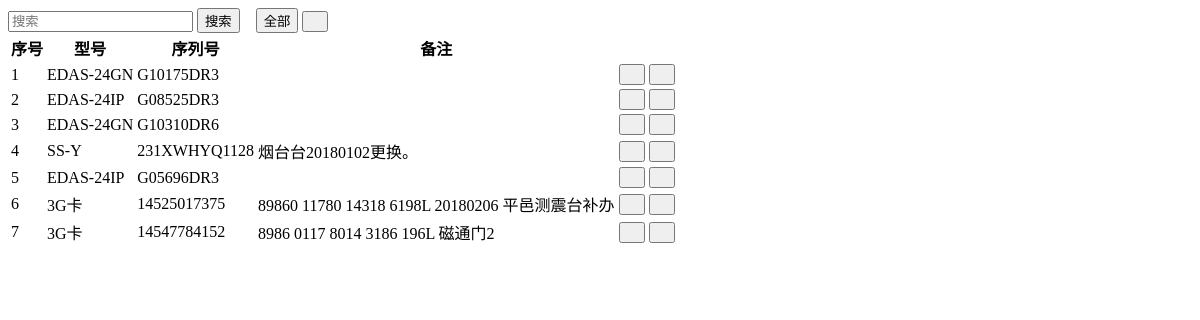
The page /deviceIndex/ (signed in) on the database as committed earlier.
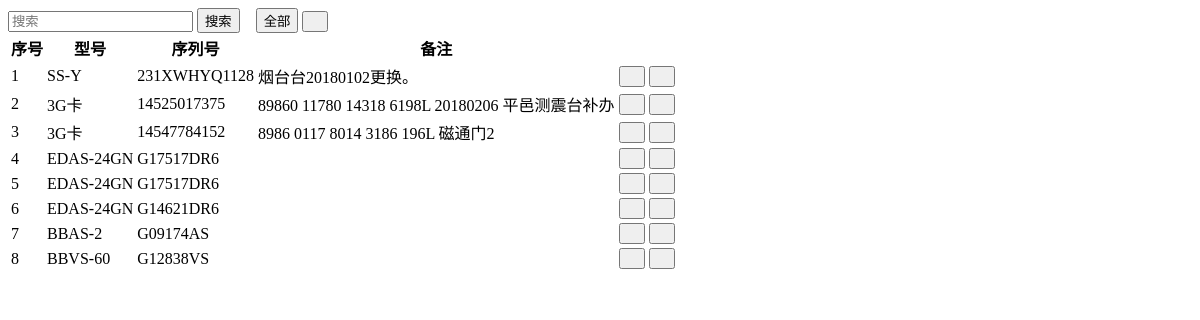
The same page on the database as committed later.
### manager/models.py (models this page shows, shortened)
class equipment(models.Model):
    equip_type = models.ForeignKey('equip_type',on_delete=models.CASCADE)
    serial_num = models.CharField(max_length=64,blank=True)
    note = models.TextField(max_length=256,default='',blank=True)
    class Meta:
        verbose_name = '设备列表'
        verbose_name_plural = '设备列表'

class equip_type(models.Model):
    model = models.CharField(max_length=32,blank=True)
    name = models.CharField(max_length=32,blank=True)
    manufacture = models.ForeignKey('equip_manu',on_delete=models.CASCADE,null=True,blank=True)
    note = models.TextField(max_length=256,default='',blank=True)
    class Meta:
        verbose_name = '设备类型'
        verbose_name_plural = '设备类型'
        ordering = ["model"]
    def __str__(self):
        return self.model

### manager/views.py (the view)
# urls.py: path(r'deviceIndex/', views.DeviceIndexView.as_view(), name='deviceIndex'),
@method_decorator(login_required(login_url=('/manager/login')), name='dispatch')
class DeviceIndexView(generic.ListView):
    model = equipment
    context_object_name = 'device_list'
    template_name = 'manager/indexDevice.html'
    paginate_by = 20
    ordering = 'id'
    district = 0
    mean = 0
    def get_context_data(self, **kwargs):
        context = super().get_context_data(**kwargs)
        context['districts'] = district.objects.all()
        context['measure_means'] = measure_means.objects.all()
        return context
    def get_queryset(self):
        filter_dict = self.request.GET.dict()
        print('filter:'+str(filter_dict))
        if 'csrfmiddlewaretoken' in filter_dict.keys():
            filter_dict.pop('csrfmiddlewaretoken')
        if 'page' in filter_dict.keys():
            filter_dict.pop('page')
        if 'search_word' in filter_dict.keys():
            search_word = filter_dict['search_word']
            filter_dict.pop('search_word')
            queryset = self.model.objects.filter(**filter_dict).filter(Q(name_cn__icontains=search_word))
        else:
            queryset = self.model.objects.filter(**filter_dict)
        return queryset

### manager/templates/manager/indexDevice.html (shortened to what this page needs)
{% include './filterKeyword.html' %}
<button class="layui-btn layui-btn-sm" onclick="newRecord('deviceIndex')"><i class="layui-icon">&#xe654;</i></button>
{% include './tableDeviceList.html' %}

### manager/templates/manager/tableDeviceList.html (shortened to what this page needs)
<table class="layui-table" lay-even lay-skin="line" lay-size="sm">
    <thead>
    <tr>
    <th>序号</th><th>型号</th><th>序列号</th><th>备注</th>
    </tr>
    </thead>
    <tbody>
    {% for record in device_list %}
    <tr>
    <td>{{ forloop.counter }}</td>
    <td>{{ record.equip_type }}</td>
    <td>{{ record.serial_num }}</td>
    <td>{{ record.note }}</td>
    <td><button class="layui-btn layui-btn-primary layui-btn-sm" onclick="edit({{ record.id }})"><i class="layui-icon">&#xe642;</i></button>
    <button class="layui-btn layui-btn-primary layui-btn-sm" onclick="deleteUnit({{ record.id }})" ><i class="layui-icon">&#xe640;</i></button></td>
    </tr>
    {% endfor %}
    </tbody>
</table>

Rows that differ between the two databases and show on the page:
removed equipment: equip_type "EDAS-24GN", serial_num "G10175DR3"
removed equipment: equip_type "EDAS-24IP", serial_num "G08525DR3"
removed equipment: equip_type "EDAS-24GN", serial_num "G10310DR6"
removed equipment: equip_type "EDAS-24IP", serial_num "G05696DR3"
added equipment: equip_type "EDAS-24GN", serial_num "G17517DR6"
added equipment: equip_type "EDAS-24GN", serial_num "G17517DR6"
added equipment: equip_type "EDAS-24GN", serial_num "G14621DR6"
added equipment: equip_type "BBAS-2", serial_num "G09174AS"
added equipment: equip_type "BBVS-60", serial_num "G12838VS"
